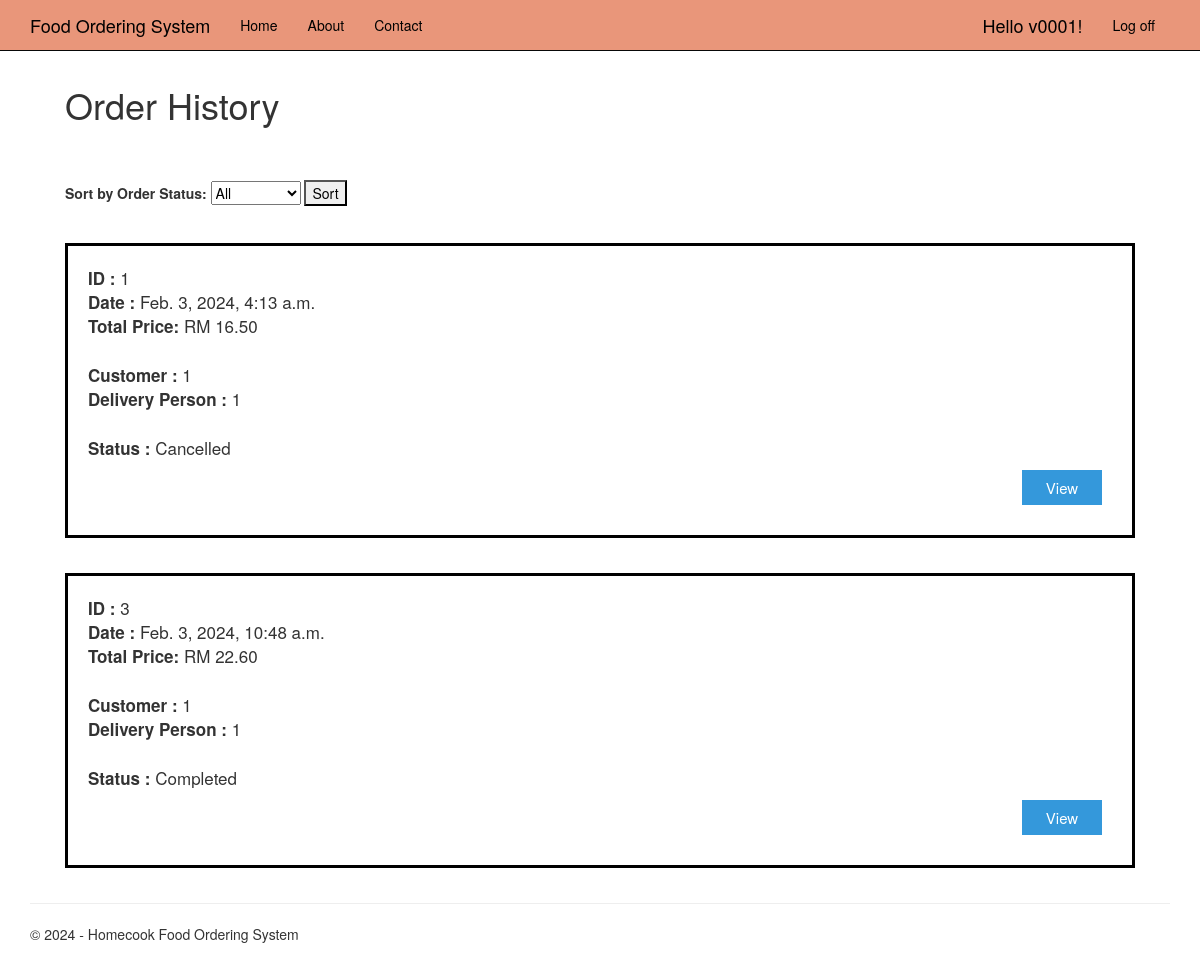
The app's page /displayOrderHistory (signed in) with its own data.
### app/models.py (models this page shows, shortened)
class Order(models.Model):
    STATUS = [
        ('Pending', 'Pending'),
        ('Preparing', 'Preparing'),
        ('Ready', 'Ready'),
        ('Delivering', 'Delivering'),
        ('Completed', 'Completed'),
        ('Cancelled', 'Cancelled'),
        ('Rejected', 'Rejected'),
    ]
    order_id = models.BigAutoField(auto_created=True, primary_key=True, serialize=False, verbose_name='ID')
    order_date = models.DateTimeField(auto_now_add=True)
    order_totalprice = models.DecimalField(max_digits=10, decimal_places=2)
    order_status = models.CharField(max_length=20, choices=STATUS)
    customer_id = models.ForeignKey(Customer, on_delete=models.CASCADE)
    deliveryperson_id = models.ForeignKey(DeliveryPerson, on_delete=models.CASCADE, null=True)

class Customer(models.Model):
    user = models.OneToOneField(User, on_delete=models.CASCADE)
    customer_id = models.BigAutoField(auto_created=True, primary_key=True, serialize=False, verbose_name='ID')
    customer_name = models.CharField(max_length=30, null=True)
    customer_phone = models.CharField(max_length=20, null=True)
    customer_address = models.CharField(max_length=200, null=True)
    customer_spent = models.DecimalField(default=0, max_digits=12, decimal_places=2)
    def __str__(self):
        return str(self.customer_id)

class DeliveryPerson(models.Model):
    user = models.OneToOneField(User, on_delete=models.CASCADE)
    deliveryperson_id = models.BigAutoField(auto_created=True, primary_key=True, serialize=False, verbose_name='ID')
    deliveryperson_name = models.CharField(max_length=30, null=True)
    deliveryperson_phone = models.CharField(max_length=20, null=True)
    deliveryperson_address = models.CharField(max_length=200, null=True)
    def __str__(self):
        return str(self.deliveryperson_id)

### vendor/displayOrderHistory/views.py (the view)
# urls.py: re_path(r'^displayOrderHistory$', displayOrderHistory_views.displayOrderHistory, name='displayOrderHistory'),
@login_required
def displayOrderHistory(request):
    vendor = Vendor.objects.get(user=request.user)
    filter_status = ['Rejected', 'Completed', 'Cancelled']
    ordersFilterByStatus = Order.objects.filter(order_status__in=filter_status)
    if request.method == 'GET':
        selected_order_status = request.GET.get('order_status')
        if selected_order_status:
            ordersFilterByStatus = Order.objects.filter(order_status=selected_order_status)
    orders_id = OrderItem.objects.filter(orderitem_id__in=ordersFilterByStatus, food_id__vendor_id=vendor).values_list('order_id', flat=True)
    orders = Order.objects.filter(order_id__in=orders_id)
    context = {
        'year': datetime.now().year,
        'orders': orders,
    }
    return render(request, 'displayOrderHistory/displayOrderHistory.html', context)

### vendor/displayOrderHistory/templates/displayOrderHistory/displayOrderHistory.html (shortened to what this page needs)
{% extends "app/layout.html" %}
{% block content %}
<div class="all-order">
    <div class=top>
        <h1>Order History</h1>
    </div>
    <div class="sort">
        <form method="GET" action="{% url 'displayOrderHistory' %}">
            <label for="order_status">Sort by Order Status:</label>
            <select name="order_status" id="order_status">
                <option value="" {% if not request.GET.order_status %}selected{% endif %}>All</option>
            </select>
            <button type="submit">Sort</button>
        </form>
    </div>
    {% if orders %}
        {% for order in orders %}
            <div class = 'item-container'>
                <strong>ID : </strong> {{ order.order_id }} <br>
                <strong>Date : </strong> {{ order.order_date }} <br>
                <strong>Total Price: </strong> RM {{ order.order_totalprice }} <br>
                <br>
                <strong>Customer : </strong> {{ order.customer_id }} <br>
                <strong>Delivery Person : </strong> {{ order.deliveryperson_id }} <br>
                <br>
                <strong>Status : </strong> {{ order.order_status }} <br>
                <form method="POST" action="{% url 'orderHistoryDetail' %}">
                    <button type="submit" class="view-button">View</button>
                </form>
            </div>
        {% endfor %}
    {% else %}
        <br><h4><strong>No Order History found.</strong><h4>
    {% endif %}
</div>
{% endblock %}

### app/templates/app/loginpartial.html (shortened to what this page needs)
{% if user.is_authenticated %}
<form id="logoutForm" action="/logout" method="post" class="navbar-right">
    <ul class="nav navbar-nav navbar-right">
        <li><span class="navbar-brand">Hello {{ user.username }}!</span></li>
        <li><a href="javascript:document.getElementById('logoutForm').submit()">Log off</a></li>
    </ul>
</form>
{% else %}
<ul class="nav navbar-nav navbar-right">
    <li><a href="{% url 'login' %}">Log in</a></li>
</ul>
{% endif %}

### app/static/app/content/site.css (style rules this page uses)
body { padding-top: 50px; padding-bottom: 20px; }
input, select, textarea { max-width: 280px; }

### vendor/displayOrderHistory/templates/displayOrderHistory/displayOrderHistory.html (style rules this page uses)
.top { display: flex; justify-content: space-between; align-items: center; margin-bottom: 20px; }
.top h1 { margin: 35px; }
.sort { margin-left: 35px; }
.item-container { border: 3px solid black; margin: 35px; overflow: hidden; padding: 20px; font-size: 17px; }
.view-button { background-color: #3498db; color: white; padding: 5px 10px; text-align: center; font-size: 15px; float: right; margin: 10px; border: none; width: 80px; height: 35px; }

### app/templates/app/layout.html (style rules this page uses)
.navbar-nav > li > a, .navbar-brand { color: black; }
.navbar-inverse .navbar-nav > li > a, .navbar-inverse .navbar-brand { color: black; }

### records on screen
Order: order_id "1", order_date "Feb. 3, 2024, 4:13 a.m.", order_totalprice "16.50", customer_id "1", deliveryperson_id "1", order_status "Cancelled"
Order: order_id "3", order_date "Feb. 3, 2024, 10:48 a.m.", order_totalprice "22.60", customer_id "1", deliveryperson_id "1", order_status "Completed"

### other values on screen
{{ user.username }} "v0001"
